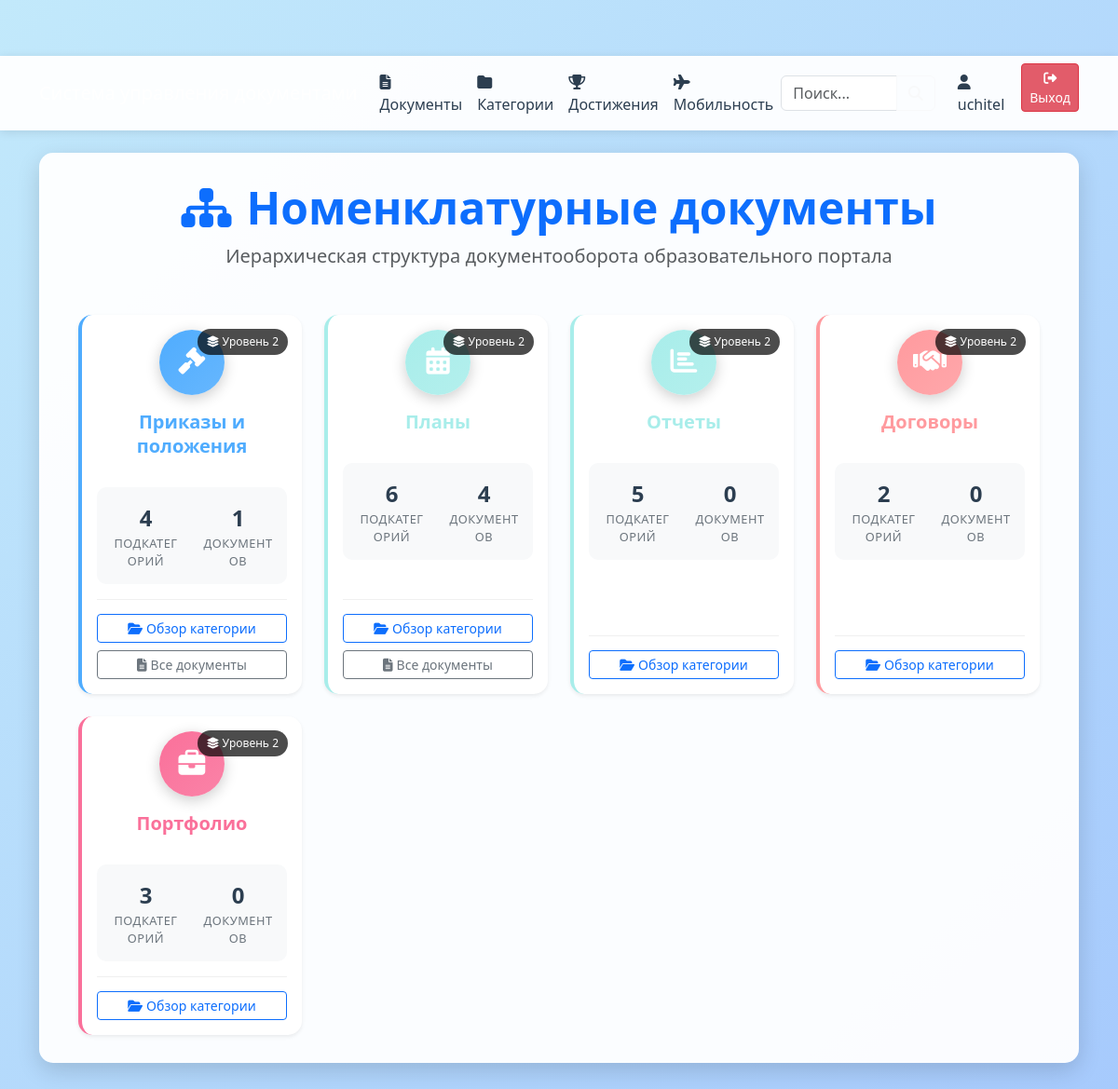
The page /home/ (signed in) on the database its author committed.
### main/models.py (models this page shows, shortened)
class Category(models.Model):
    name = models.CharField(max_length=200, verbose_name="Название категории")
    slug = models.SlugField(unique=True, verbose_name="Слаг")
    description = models.TextField(blank=True, null=True, verbose_name="Описание")
    parent = models.ForeignKey('self', null=True, blank=True, related_name='children', on_delete=models.CASCADE, verbose_name="Родительская категория")
    icon = models.CharField(max_length=50, default='fas fa-folder', verbose_name="Иконка")
    color = models.CharField(max_length=7, default='#667eea', verbose_name="Цвет")
    order = models.PositiveIntegerField(default=0, verbose_name="Порядок сортировки")
    is_active = models.BooleanField(default=True, verbose_name="Активна")
    created_at = models.DateTimeField(default=timezone.now)
    updated_at = models.DateTimeField(auto_now=True)
    def get_level(self):
        level = 0
        parent = self.parent
        while parent:
            level += 1
            parent = parent.parent
        return level
    def get_children_count(self):
        return self.children.filter(is_active=True).count()
    def get_documents_count(self):
        count = self.documents.count()
        for child in self.children.filter(is_active=True):
            count += child.get_documents_count()
        return count
    class Meta:
        verbose_name = "Категория"
        verbose_name_plural = "Категории"
        ordering = ['order', 'name']

### main/views.py (the view)
# urls.py: path('home/', views.category_list, name='home'),  # Главная страница с категориями
@teacher_required
def category_list(request):
    try:
        root_category = Category.objects.get(parent=None, is_active=True)
        categories = root_category.children.filter(is_active=True).order_by('order', 'name')
    except Category.DoesNotExist:
        categories = Category.objects.filter(parent=None, is_active=True).order_by('order', 'name')
    return render(request, 'main/category_list.html', {
        'categories': categories,
        'is_admin': request.user.is_staff
    })

### templates/main/category_list.html (shortened to what this page needs)
{% extends 'main.html' %}
{% block content %}
<div class="container-fluid">
    <div class="row mb-4">
        <div class="col-12">
            <div class="text-center mb-4">
                <h1 class="display-5 fw-bold text-primary mb-2">
                    <i class="fas fa-sitemap me-3"></i>Номенклатурные документы
                </h1>
                <p class="lead text-muted">Иерархическая структура документооборота образовательного портала</p>
            </div>
        </div>
    </div>
    {% if categories %}
    <div class="row g-4">
        {% for category in categories %}
        <div class="col-12 col-md-6 col-lg-4 col-xl-3">
            <div class="card h-100 shadow-sm category-card" style="border-left: 4px solid {{ category.color }};">
                <div class="card-body d-flex flex-column">
                    <div class="category-icon mb-3 text-center">
                        <div class="icon-wrapper" style="background: linear-gradient(135deg, {{ category.color }}, {{ category.color }}dd);">
                            <i class="{{ category.icon }}"></i>
                        </div>
                    </div>
                    <h5 class="card-title mb-3 text-center" style="color: {{ category.color }};">
                        {{ category.name }}
                    </h5>
                    <div class="category-info mb-3 flex-grow-1">
                        <div class="category-stats">
                            <div class="row text-center">
                                <div class="col-6">
                                    <div class="stat-item">
                                        <div class="stat-number">{{ category.get_children_count }}</div>
                                        <div class="stat-label">Подкатегорий</div>
                                    </div>
                                </div>
                                <div class="col-6">
                                    <div class="stat-item">
                                        <div class="stat-number">{{ category.get_documents_count }}</div>
                                        <div class="stat-label">Документов</div>
                                    </div>
                                </div>
                            </div>
                        </div>
                    </div>
                    <div class="category-actions mt-auto">
                        <div class="d-grid gap-2">
                            <a href="{% url 'category_detail' category.slug %}" class="btn btn-outline-primary btn-sm">
                                <i class="fas fa-folder-open me-1"></i>Обзор категории
                            </a>
                            {% if category.get_documents_count > 0 %}
                            <a href="{% url 'category_documents' category.slug %}" class="btn btn-outline-secondary btn-sm">
                                <i class="fas fa-file-alt me-1"></i>Все документы
                            </a>
                            {% endif %}
                        </div>
                    </div>
                </div>
                <div class="category-level">
                    <i class="fas fa-layer-group"></i>
                    Уровень {{ category.get_level|add:1 }}
                </div>
            </div>
        </div>
        {% endfor %}
    </div>
    {% endif %}
</div>
{% endblock %}

### templates/main.html (shortened to what this page needs)
<!DOCTYPE html>
<html lang="ru">
<head>
    <link href="https://cdn.jsdelivr.net/npm/bootstrap@5.3.6/dist/css/bootstrap.min.css" rel="stylesheet">
    <link rel="stylesheet" href="https://cdnjs.cloudflare.com/ajax/libs/font-awesome/6.4.0/css/all.min.css">
</head>
<body>
    <nav class="navbar navbar-expand-lg navbar-dark bg-dark">
        <div class="container">
            <a class="navbar-brand" href="{% url 'home' %}">Система управления документами</a>
            <div class="collapse navbar-collapse" id="navbarNav">
                <ul class="navbar-nav me-auto">
                    <li class="nav-item">
                        <a class="nav-link" href="{% url 'document_list' %}">
                            <i class="fas fa-file-alt"></i> Документы
                        </a>
                    </li>
                    <li class="nav-item">
                        <a class="nav-link" href="{% url 'category_list' %}">
                            <i class="fas fa-folder"></i> Категории
                        </a>
                    </li>
                    <li class="nav-item">
                        <a class="nav-link" href="{% url 'dostijeniya' %}">
                            <i class="fas fa-trophy"></i> Достижения
                        </a>
                    </li>
                    <li class="nav-item">
                        <a class="nav-link" href="{% url 'mobilnost' %}">
                            <i class="fas fa-plane"></i> Мобильность
                        </a>
                    </li>
                </ul>
                <form class="d-flex me-3" action="{% url 'search' %}" method="get">
                    <div class="input-group">
                        <input class="form-control" type="search" name="q" placeholder="Поиск..."
                               value="{{ request.GET.q|default:'' }}" aria-label="Search">
                        <button class="btn btn-outline-light" type="submit">
                            <i class="fas fa-search"></i>
                        </button>
                    </div>
                </form>
                <ul class="navbar-nav">
                    {% if user.is_authenticated %}
                    <li class="nav-item">
                        <span class="nav-link text-light">
                            <i class="fas fa-user"></i> {{ user.username }}
                        </span>
                    </li>
                    <li class="nav-item">
                        <form method="post" action="{% url 'logout' %}" style="display: inline;">
                            <button type="submit" class="btn btn-sm logout-btn" style="margin-left: 10px;" title="Выйти из системы">
                                <i class="fas fa-sign-out-alt"></i> Выход
                            </button>
                        </form>
                    </li>
                    {% else %}
                    <li class="nav-item">
                        <a class="nav-link text-light" href="{% url 'login' %}">
                            <i class="fas fa-sign-in-alt"></i> Вход
                        </a>
                    </li>
                    {% endif %}
                </ul>
            </div>
        </div>
    </nav>
    <div class="container mt-4">
        <div class="main-container">
            {% block content %}
            {% endblock %}
        </div>
    </div>
</body>
</html>

### templates/main.html (style rules this page uses)
body { font-family: 'Segoe UI', Tahoma, Geneva, Verdana, sans-serif; background: linear-gradient(-45deg, #a1ffce, #faffd1, #ffecd2, #fcb69f, #a1c4fd, #c2e9fb); background-size: 600% 600%; animation: gradientBG 20s ease infinite; min-height: 100vh; padding-top: 60px; }
.main-container { background-color: rgba(255, 255, 255, 0.95); border-radius: 15px; box-shadow: 0 8px 24px rgba(0, 0, 0, 0.15); padding: 30px; margin-bottom: 30px; }
.navbar { background-color: rgba(255, 255, 255, 0.95) !important; box-shadow: 0 2px 10px rgba(0, 0, 0, 0.1); }
.nav-link { color: #2c3e50 !important; transition: color 0.3s ease; }
.logout-btn { opacity: 1 !important; visibility: visible !important; display: inline-block !important; background-color: rgba(220, 53, 69, 0.8) !important; border: 1px solid #dc3545 !important; color: #fff !important; font-weight: 500; transition: all 0.3s ease; }
.category-card { transition: all 0.3s ease; border: none; border-radius: 15px; overflow: hidden; position: relative; }
.category-icon .icon-wrapper { width: 70px; height: 70px; border-radius: 50%; display: flex; align-items: center; justify-content: center; margin: 0 auto; color: white; font-size: 1.8rem; box-shadow: 0 4px 15px rgba(0,0,0,0.2); }
.category-stats { background: #f8f9fa; border-radius: 10px; padding: 15px; margin-top: 15px; }
.stat-item { text-align: center; }
.stat-number { font-size: 1.5rem; font-weight: bold; color: #2c3e50; }
.stat-label { font-size: 0.8rem; color: #6c757d; text-transform: uppercase; letter-spacing: 0.5px; }
.category-level { position: absolute; top: 15px; right: 15px; background: rgba(0,0,0,0.7); color: white; padding: 5px 10px; border-radius: 20px; font-size: 0.75rem; font-weight: 500; }

### templates/main/category_list.html (style rules this page uses)
.category-card { transition: all 0.3s ease; border: none; border-radius: 15px; overflow: hidden; position: relative; }
.category-icon { position: relative; }
.icon-wrapper { width: 70px; height: 70px; border-radius: 50%; display: flex; align-items: center; justify-content: center; margin: 0 auto; color: white; font-size: 1.8rem; box-shadow: 0 4px 15px rgba(0,0,0,0.2); }
.category-stats { background: #f8f9fa; border-radius: 10px; padding: 15px; margin-top: 15px; }
.stat-item { text-align: center; }
.stat-number { font-size: 1.5rem; font-weight: bold; color: #2c3e50; }
.stat-label { font-size: 0.8rem; color: #6c757d; text-transform: uppercase; letter-spacing: 0.5px; }
.category-actions { border-top: 1px solid #f0f0f0; padding-top: 15px; }
.category-level { position: absolute; top: 15px; right: 15px; background: rgba(0,0,0,0.7); color: white; padding: 5px 10px; border-radius: 20px; font-size: 0.75rem; font-weight: 500; }
.card-title { font-weight: 600; line-height: 1.3; }
.category-card { animation: fadeInUp 0.6s ease forwards; opacity: 0; transform: translateY(20px); }
.category-card:nth-child(1) { animation-delay: 0.1s; }

### rows shown on the page
Category: name "Приказы и положения", get_children_count "4", get_documents_count "1", shows "Все документы", get_level|add "2"
Category: name "Планы", get_children_count "6", get_documents_count "4", shows "Все документы", get_level|add "2"
Category: name "Отчеты", get_children_count "5", get_documents_count "0", get_level|add "2"
Category: name "Договоры", get_children_count "2", get_documents_count "0", get_level|add "2"
Category: name "Портфолио", get_children_count "3", get_documents_count "0", get_level|add "2"

### other values the page prints
{{ user.username }} "uchitel"
